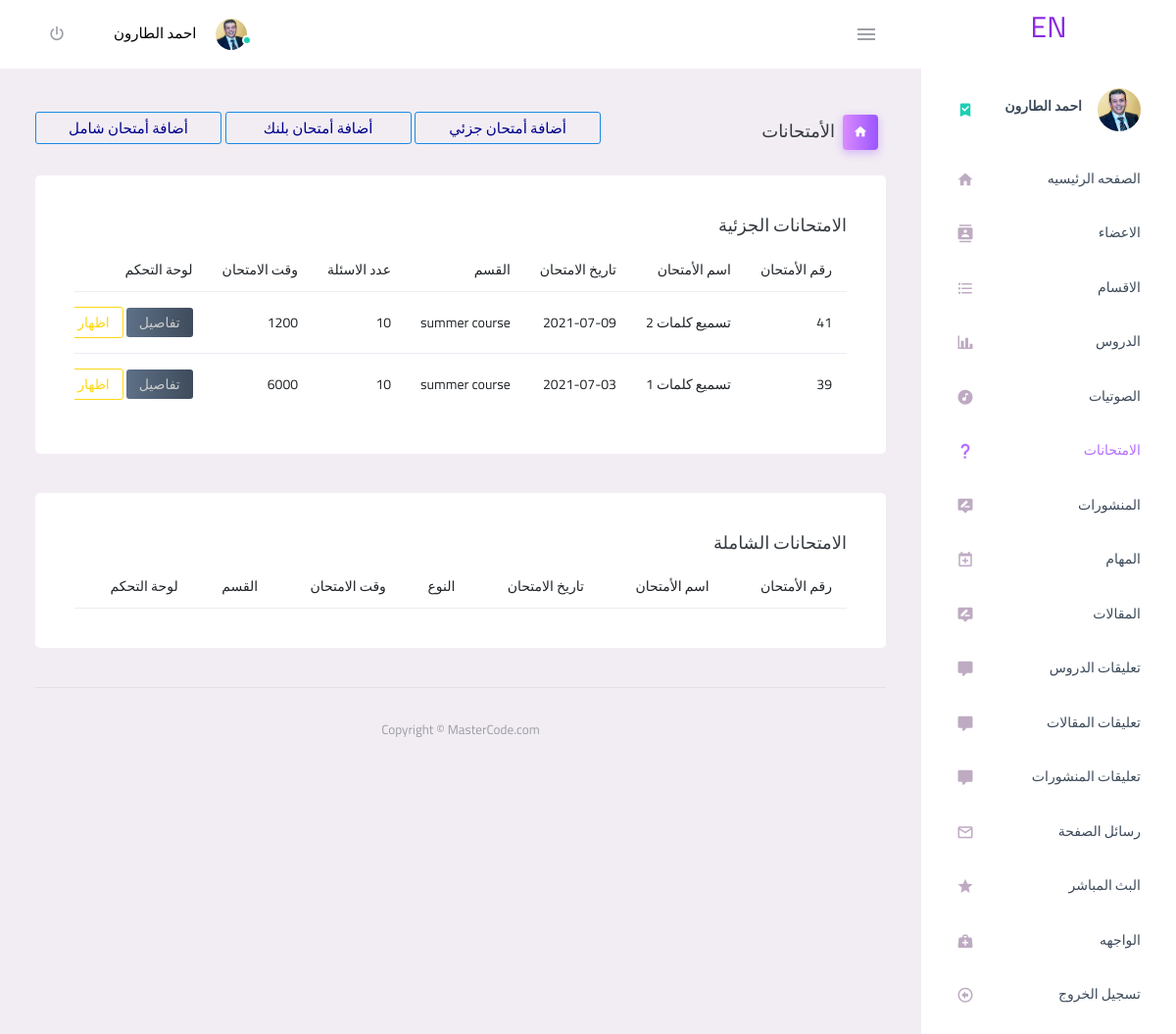
The page /admin/exams.php (signed in) on the database its author committed.
### tables this page shows
CREATE TABLE `exams` (
  `exam_id` int(11) NOT NULL,
  `exam_name` varchar(255) NOT NULL,
  `exam_date` date NOT NULL,
  `categ_id` int(11) NOT NULL,
  `member_id` int(11) NOT NULL,
  `lesson_id` int(11) DEFAULT NULL,
  `link` varchar(225) NOT NULL,
  `exam_desc` text,
  `number` int(11) DEFAULT '10',
  `type` int(11) NOT NULL DEFAULT '0',
  `time` int(11) NOT NULL DEFAULT '1800',
  `orders` int(11) NOT NULL DEFAULT '0'
);

CREATE TABLE `category` (
  `category_id` int(11) NOT NULL,
  `category_name` varchar(255) NOT NULL,
  `category_description` text NOT NULL,
  `ordering` int(11) DEFAULT '0',
  `parent` int(11) NOT NULL,
  `Visibility` tinyint(4) NOT NULL,
  `Allow_Comment` tinyint(4) NOT NULL,
  `Allow_Ads` tinyint(4) NOT NULL,
  `image` varchar(255) NOT NULL
);

### admin/exams.php (the view, shortened to what this page needs)
<?php
if (isset($_SESSION['username'])) {
    include 'inital.php';
    include 'includes/templates/header.php';
    include 'includes/templates/side.php';
    ?>
            <div class="main-panel ">
                <div class="content-wrapper ">
                    <div class="page-header ">
                        <h3 class="page-title ">
                            <span class="page-title-icon bg-gradient-primary text-white mr-2 ">
                                <i class="mdi mdi-home "></i>
                            </span>&nbsp; الأمتحانات
                        </h3>
                        <div class="">
                            <button style="color:darkblue;font-size:15px;width:190px " type="button " class="mb-2 btn btn-outline-info btn-sm" data-toggle="modal" data-target="#add2"> أضافة أمتحان جزئي</button>
                            <button style="color:darkblue;font-size:15px;width:190px " type="button " class="mb-2 btn btn-outline-info btn-sm" data-toggle="modal" data-target="#add3"> أضافة أمتحان بلنك</button>
                            <button style="color:darkblue;font-size:15px;width:190px " type="button " class="mb-2 btn btn-outline-info btn-sm" data-toggle="modal" data-target="#add"> أضافة أمتحان شامل</button>
                        </div>
                    </div>
                    <?php
                        $stmt = $con->prepare("SELECT
                                                exams.*,category.category_name AS category_name
                                            FROM
                                                exams
                                            INNER JOIN
                                                category
                                            ON
                                                category.category_id = exams.categ_id
                                            where type = 1
                                            ORDER BY
                                                exam_id DESC");
                        $stmt->execute(array());
                        $rows = $stmt->fetchAll();
                        if (! empty($rows)) {
                    ?>
                    <div class="row ">
                        <div class="col-12 grid-margin ">
                            <div class="card ">
                                <div class="card-body ">
                                    <h4 class="card-title ">الامتحانات الجزئية</h4>
                                    <div class="table-responsive ">
                                        <table class="table "id="datatableid">
                                            <thead>
                                                <tr>
                                                    <th>رقم الأمتحان</th>
                                                    <th>اسم الأمتحان </th>
                                                    <th>تاريخ الامتحان</th>
                                                    <th> القسم</th>
                                                    <th> عدد الاسئلة</th>
                                                    <th> وقت الامتحان</th>
                                                    <th>لوحة التحكم</th>
                                                </tr>
                                            </thead>
                                            <tbody>
                                            <?php
							            foreach($rows as $row) {?>
                                            <tr>
                                                <td> <?php echo $row['exam_id'];?></td>
                                                <td><?php echo $row['exam_name'];?></td>
                                                <td> <?php echo $row['exam_date'];?></td>
                                                <td> <?php echo $row['category_name'];?></td>
                                                <td> <?php echo $row['number'];?></td>
                                                <td> <?php echo $row['time'];?></td>
                                                <td>
                                                    <button type="button " class="btn btn-gradient-dark btn-sm"><a href="exam_content.php?exam_id=<?php echo $row['exam_id']; ?>" style="text-decoration: none;color:#ccc;">تفاصيل</a></button>
                                                    <button type="button " class="btn btn-outline-warning btn-sm main_view"
                                                    value="<?php echo $row['exam_id'];?>"
                                                    >اظهار النتائج</button>
                                                </td>
                                            </tr>
                                        <?php } ?>
                                            </tbody>
                                        </table>
                                    </div>
                                </div>
                            </div>
                        </div>
                    </div>
                    <?php } ?>
                    <div class="row ">
                        <div class="col-12 grid-margin ">
                            <div class="card ">
                                <div class="card-body ">
                                    <h4 class="card-title ">الامتحانات الشاملة</h4>
                                    <div class="table-responsive ">
                                        <table class="table "id="datatableid2">
                                            <thead>
                                                <tr>
                                                    <th>رقم الأمتحان</th>
                                                    <th>اسم الأمتحان </th>
                                                    <th>تاريخ الامتحان</th>
                                                    <th>النوع</th>
                                                    <th> وقت الامتحان</th>
                                                    <th> القسم</th>
                                                    <th>لوحة التحكم</th>
                                                </tr>
                                            </thead>
                                        </table>
                                    </div>
                                </div>
                            </div>
                        </div>
                    </div>
                <?php
include 'includes/templates/footer.php';
?>
<?php
} else {
    header('Location: index.php');
    exit();
}
?>

### rows shown on the page
exams: exam_id "41", exam_name "تسميع كلمات 2", exam_date "2021-07-09", category.category_name "summer course", number "10", time "1200"
exams: exam_id "39", exam_name "تسميع كلمات 1", exam_date "2021-07-03", category.category_name "summer course", number "10", time "6000"

### other values the page prints
$_SESSION['username'] "احمد الطارون"
